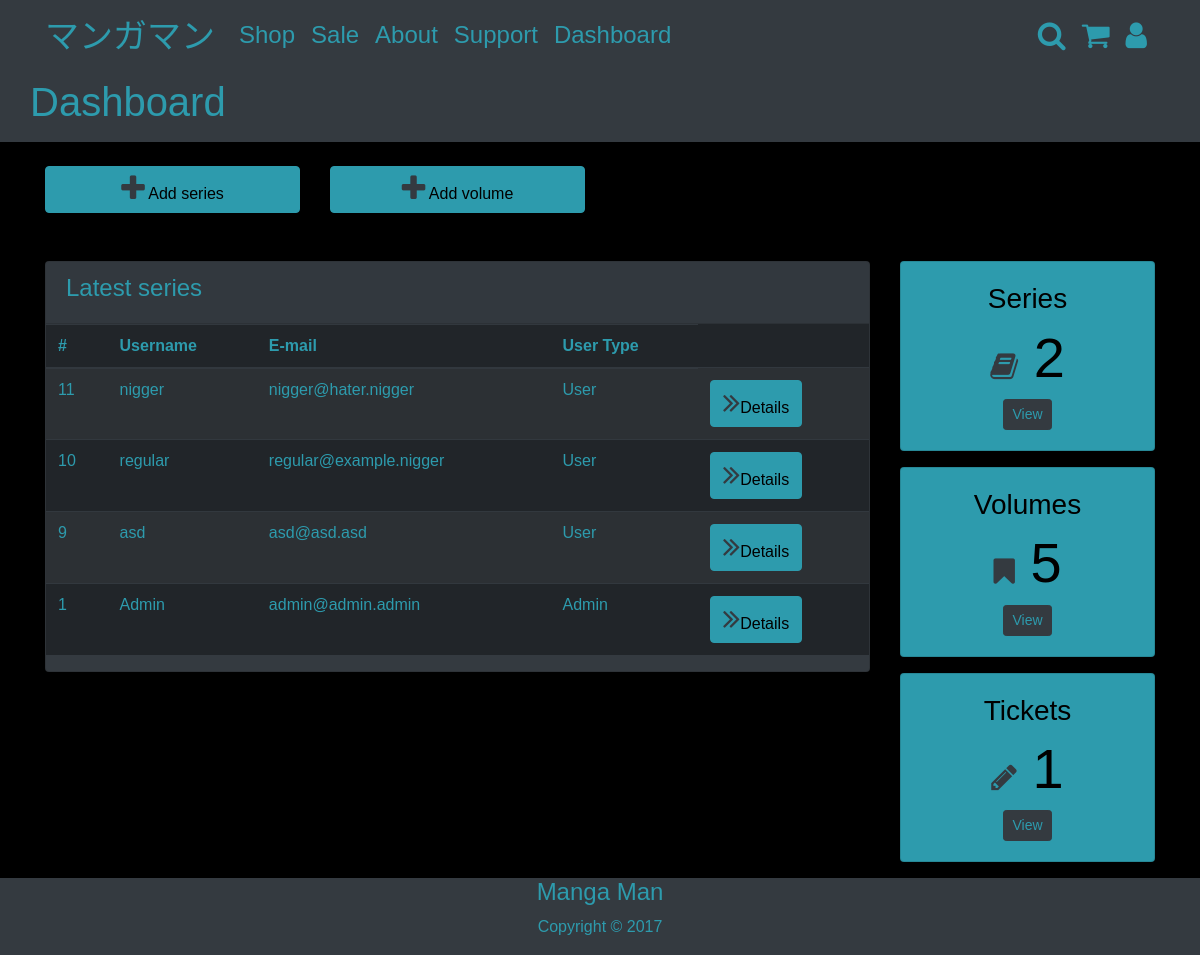
Page /admin_panel.php (signed in) on the earlier database version.
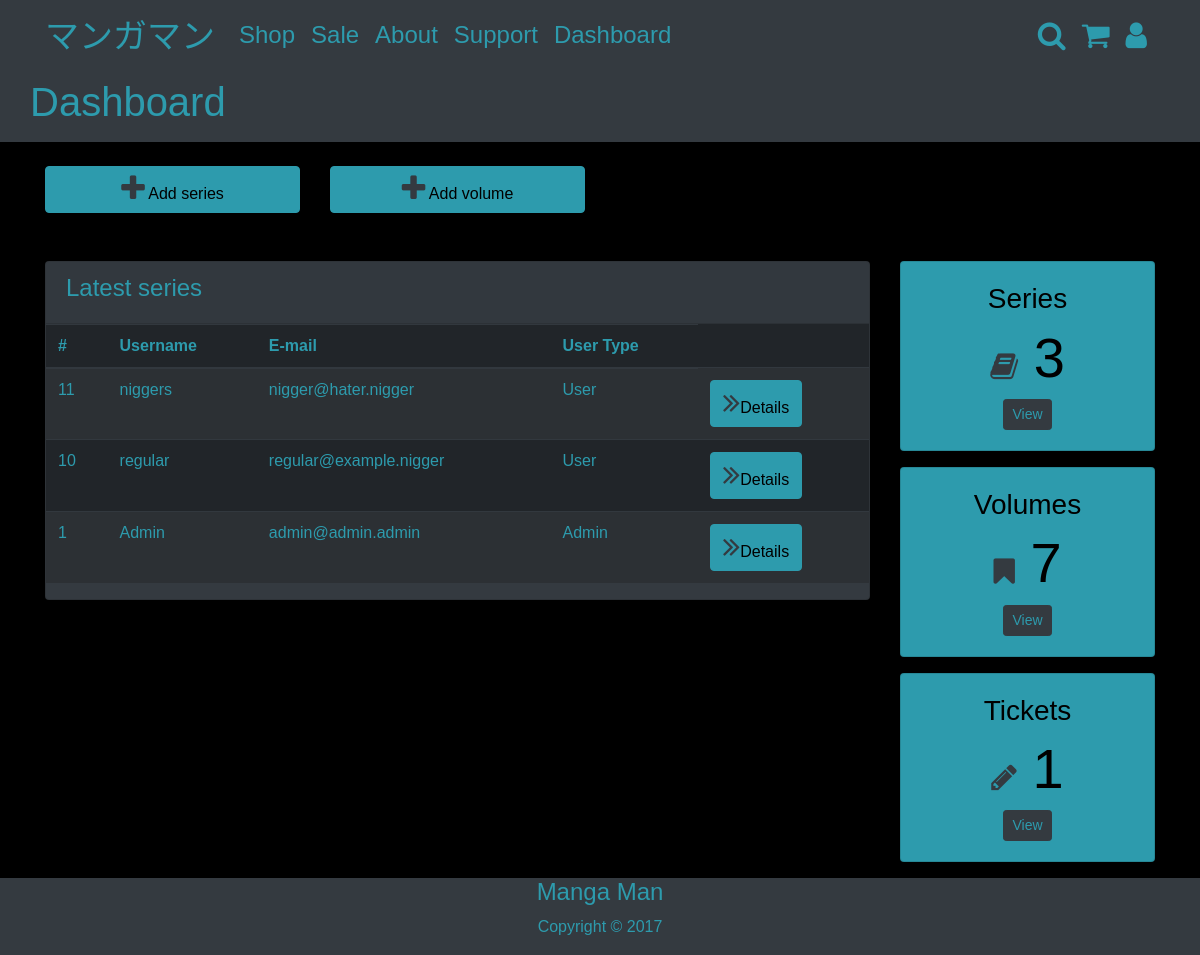
Same page on the later database version.
### tables this page shows
CREATE TABLE `users` (
  `id` int(11) NOT NULL,
  `username` varchar(48) NOT NULL,
  `email` varchar(48) NOT NULL,
  `password` varchar(48) NOT NULL,
  `usertype` int(2) NOT NULL
);

### admin_panel.php (the view, shortened to what this page needs)
<?php
if (isset($_SESSION['aaa'])&& $_SESSION['aaa']=='admin') {
  include('includes/adminheader.php');
}
elseif (isset($_SESSION['aaa'])&& $_SESSION['aaa']=='user'){
  include('includes/userheader.php');
} else {
  include('includes/header.php');
}
?>
<?php
if($_SESSION['aaa'] === 'admin') {
?>
<section class="bg-dark">
<div class="container py-2">
  <div class="row">
    <div class="col-mb-6">
      <h1>Dashboard</h1>
    </div>
  </div>
</div>
</section>
<section id="post" class="py-4 mb-4">
  <div class="container">
    <div class="row">
      <div class="col-md-3">
        <a href="#" class="btn btn-primary btn-block" data-toggle="modal" data-target="#addseries">
          <i class="fa fa-plus"></i> Add series
        </a>
      </div>
      <div class="col-md-3">
        <a href="#" class="btn btn-primary btn-block" data-toggle="modal" data-target="#addvolume">
          <i class="fa fa-plus"></i> Add volume
        </a>
      </div>
    </div>
  </div>
</section>
<section id="posts">
  <div class="container">
    <div class="row">
      <div class="col md-9">
        <div class="card bg-dark">
          <div class="card-header">
            <h4>Latest series</h4>
          </div>
          <table class="table table-striped table-dark text-primary">
            <thead class="thead-inverse">
              <tr>
                <th>#</th>
                <th>Username</th>
                <th>E-mail</th>
                <th>User Type</th>
              </tr>
            </thead>
            <tbody>
              <?php
              $user = 'SELECT * FROM users ORDER BY id DESC';
              $userquery = mysqli_query($connection, $user);
              $manga='SELECT * FROM series ORDER BY series_id DESC';
              $query = mysqli_query($connection,$manga);
              $num_rows = mysqli_num_rows($query);
              $volumes = 'SELECT * FROM volumes ORDER BY id DESC';
              $query2 = mysqli_query($connection, $volumes);
              $num_rows2 = mysqli_num_rows($query2);
              $tickets = 'SELECT * FROM support';
              $query1 = mysqli_query($connection,$tickets);
              $num_rows1 = mysqli_num_rows($query1);
              while ($row = mysqli_fetch_array($userquery)) {
              echo '<tr>';
              echo '<td scope="row">'.$row['id'].'</td>';
              echo '<td>'.$row['username'].'</td>';
              echo '<td>'.$row['email'].'</td>';
              if($row['usertype'] == 1) {
                echo '<td>Admin</td>';
              } else {
                echo '<td>User</td>';
              }
              echo '<td><a href="user_details.php?id='.$row['id'].'" class="btn btn-primary">
                <i class="fa fa-angle-double-right"></i>Details</a></td>';
              echo '</tr>';
              }
              ?>
            </tbody>
          </table>
        </div>
      </div>
      <div class="col-md-3">
        <div class="card text-center bg-primary text-dark mb-3">
          <div class="card-body">
            <h3>Series</h3>
            <h1 class="display-4">
              <i class="fa fa-book"></i> <?php echo $num_rows; ?>
            </h1>
            <a href="series.php" class="btn btn-dark btn-sm">View</a>
          </div>
        </div>
        <div class="card text-center bg-primary text-dark mb-3">
          <div class="card-body">
            <h3>Volumes</h3>
            <h1 class="display-4">
              <i class="fa fa-bookmark"></i> <?php echo $num_rows2; ?>
            </h1>
            <a href="volumes.php" class="btn btn-dark btn-sm">View</a>
          </div>
        </div>
        <div class="card text-center bg-primary text-dark mb-3">
          <div class="card-body">
            <h3>Tickets</h3>
            <h1 class="display-4">
              <i class="fa fa-pencil"></i> <?php echo $num_rows1; ?>
            </h1>
            <a href="tickets.php" class="btn btn-dark btn-sm">View</a>
          </div>
        </div>
      </div>
    </div>
  </div>
</section>
<?php
  } else {
    header('Location: index.php');
  }
?>
<?php include('includes/footer.php'); ?>

Differences in the rows shown:
removed users: id "9", username "asd", email "asd@asd.asd", usertype "User"
changed users "nigger@hater.nigger": username "nigger" → "niggers"
Other differences:
$num_rows: "2" → "3"
$num_rows2: "5" → "7"
